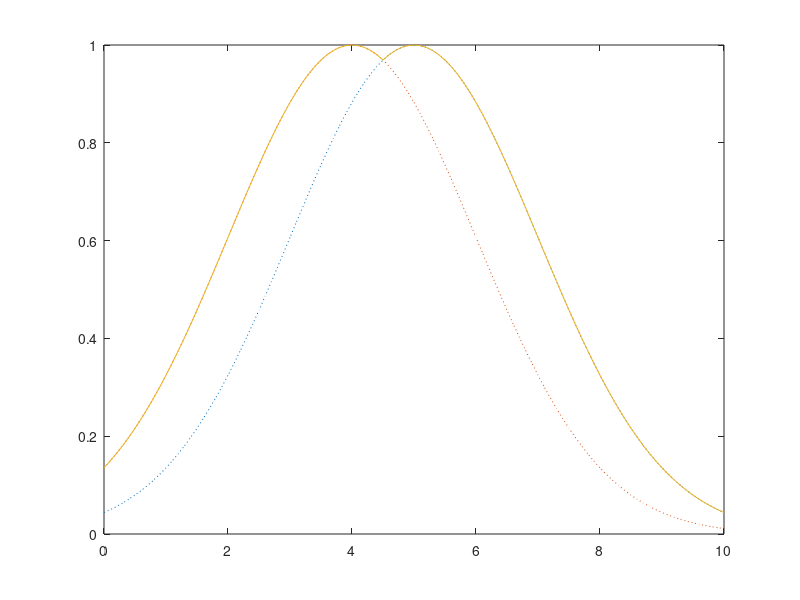

The MATLAB script that drew this image:
x = 0:0.1:10; % Діапазон чисел від 0 до 10 з кроком 0.1

% Прості функції приналежності Гаусса
y1 = gaussmf(x,[2 5]); 
y2 = gaussmf(x,[2 4]);

% Диз'юнктивна функція (об'єднання, мінімаксна інтерпретація)
logicalOr = max(gaussmf(x,[2 5]), gaussmf(x,[2 4]));

plot(x,y1, ':')
hold on
plot(x,y2, ':')
plot(x, logicalOr, '-')
hold off
